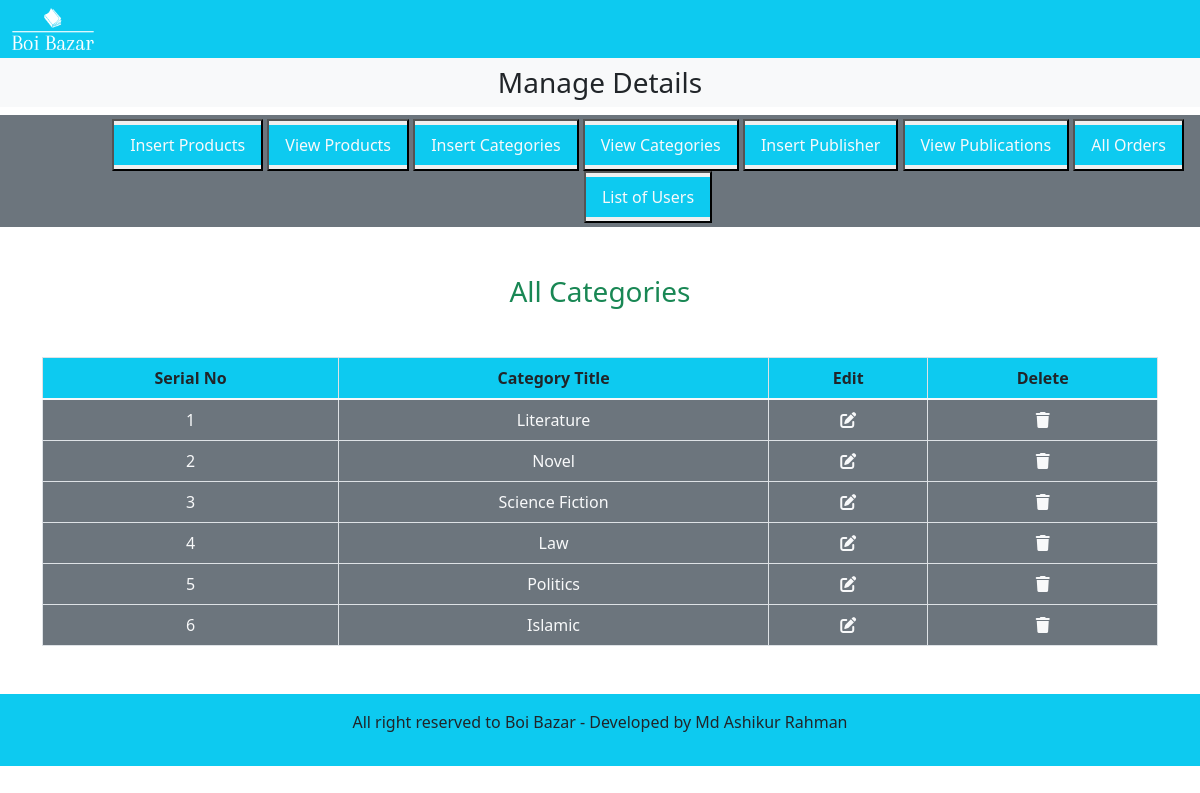
The page /admin_area/index.php?view_categories on the database its author committed.
### tables this page shows
CREATE TABLE `categories` (
  `category_id` int(11) NOT NULL,
  `category_title` varchar(100) NOT NULL
);

### admin_area/view_categories.php (the view, shortened to what this page needs)
<h3 class="text-center text-success"> All Categories</h3>
<table class="table table-bordered mt-5">
    <thead class="bg-info text-center">
        <tr>
            <th>Serial No</th>
            <th>Category Title</th>
            <th>Edit</th>
            <th>Delete</th>
        </tr>
    </thead>
    <tbody class="bg-secondary text-light">
<?php
     $select= "Select * from `categories`";
     $result=mysqli_query($con, $select);
     $number=0;
     while($row=mysqli_fetch_assoc($result)){
        $category_title=$row['category_title'];
        $number++;
?>
       <tr class='bg-secondary text-light text-center'>
        <td><?php echo $number ?></td>
        <td><?php echo $category_title ?></td>
        <td><a href='index.php?edit_products=$product_id' class='text-light'><i class='fa-solid fa-pen-to-square'></i></a></td>
        <td><a href='index.php?delete_product=$product_id' class='text-light'> <i class='fa-solid fa-trash'></i> </a></td>
    </tr>
    <?php
     }
     ?>
</table>

### style.css (style rules this page uses)
* { margin: 0; padding: 0; box-sizing: border-box; }
body { overflow-x: hidden; }

### rows shown on the page
categories: category_title "Literature"
categories: category_title "Novel"
categories: category_title "Science Fiction"
categories: category_title "Law"
categories: category_title "Politics"
categories: category_title "Islamic"
